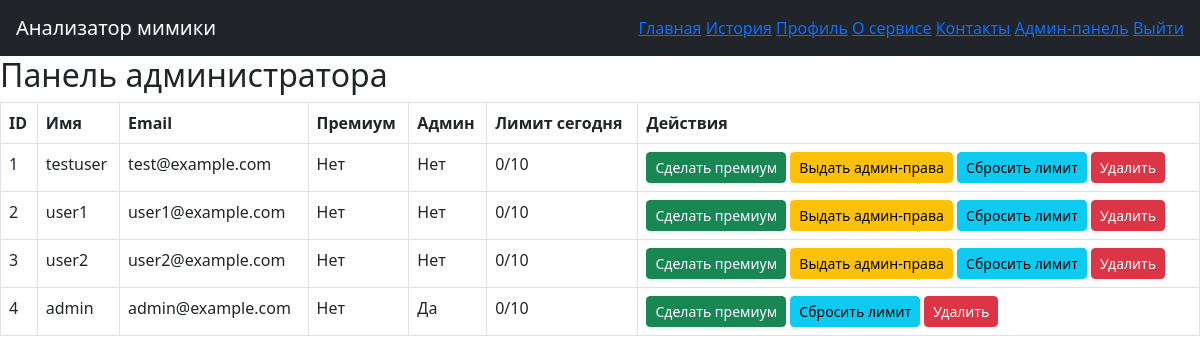
The app's page /admin (signed in) with its own data.
### models_user.py (models this page shows, shortened)
class User(UserMixin, db.Model):
    id = db.Column(db.Integer, primary_key=True)  # Уникальный идентификатор пользователя
    username = db.Column(db.String(64), unique=True, nullable=False)  # Имя пользователя
    email = db.Column(db.String(120), unique=True, nullable=False)  # Email пользователя
    password_hash = db.Column(db.String(128), nullable=False)  # Хэш пароля
    is_premium = db.Column(db.Boolean, default=False)  # Флаг премиум-статуса
    is_admin = db.Column(db.Boolean, default=False)  # Флаг администратора

### auth_routes.py (the view)
@app.route('/admin')
@admin_required
def admin_panel():
    users = User.query.all()
    from models.analysis import AnalysisHistory
    today = date.today()
    user_limits = {}
    for u in users:
        if u.is_premium:
            user_limits[u.id] = "∞"
        else:
            used = AnalysisHistory.query.filter(
                AnalysisHistory.user_id == u.id,
                AnalysisHistory.timestamp >= datetime.combine(today, datetime.min.time())
            ).count()
            user_limits[u.id] = f"{used}/10"
    return render_template('admin.html', users=users, user_limits=user_limits)

### auth_routes.py (called while the page is built)
def admin_required(f):
    @wraps(f)
    def decorated_function(*args, **kwargs):
        if not current_user.is_authenticated or not current_user.is_admin:
            abort(403)
        return f(*args, **kwargs)
    return decorated_function

### config_and_auth.py (called while the page is built)
@login_manager.user_loader
def load_user(user_id):
    return User.query.get(int(user_id))

### run.py (called while the page is built)
@app.before_request
def load_logged_in_user():
    user_id = session.get('user_id')
    if user_id:
        g.user = User.query.get(user_id)
    else:
        g.user = None

### templates/admin.html (shortened to what this page needs)
{% extends "base.html" %}
{% block content %}
<h2>Панель администратора</h2>
<table class="table table-bordered">
  <tr>
    <th>ID</th><th>Имя</th><th>Email</th><th>Премиум</th><th>Админ</th><th>Лимит сегодня</th><th>Действия</th>
  </tr>
  {% for u in users %}
  <tr>
    <td>{{ u.id }}</td>
    <td>{{ u.username }}</td>
    <td>{{ u.email }}</td>
    <td>{{ 'Да' if u.is_premium else 'Нет' }}</td>
    <td>{{ 'Да' if u.is_admin else 'Нет' }}</td>
    <td>{{ user_limits[u.id] }}</td>
    <td>
      {% if not u.is_premium %}
        <form action="{{ url_for('admin_make_premium', user_id=u.id) }}" method="post" style="display:inline;">
          <button class="btn btn-sm btn-success" type="submit">Сделать премиум</button>
        </form>
      {% else %}
        <form action="{{ url_for('admin_remove_premium', user_id=u.id) }}" method="post" style="display:inline;">
          <button class="btn btn-sm btn-outline-secondary" type="submit">Снять премиум</button>
        </form>
      {% endif %}
      {% if not u.is_admin %}
        <form action="{{ url_for('admin_make_admin', user_id=u.id) }}" method="post" style="display:inline;">
          <button class="btn btn-sm btn-warning" type="submit">Выдать админ-права</button>
        </form>
      {% elif current_user.id != u.id %}
        <form action="{{ url_for('admin_remove_admin', user_id=u.id) }}" method="post" style="display:inline;">
          <button class="btn btn-sm btn-outline-secondary" type="submit">Снять админ-права</button>
        </form>
      {% endif %}
      <form action="{{ url_for('admin_reset_limit', user_id=u.id) }}" method="post" style="display:inline;">
        <button class="btn btn-sm btn-info" type="submit">Сбросить лимит</button>
      </form>
      <form action="{{ url_for('admin_delete_user', user_id=u.id) }}" method="post" style="display:inline;" onsubmit="return confirm('Удалить пользователя?');">
        <button class="btn btn-sm btn-danger" type="submit">Удалить</button>
      </form>
    </td>
  </tr>
  {% endfor %}
</table>
{% endblock %}

### templates/base.html (shortened to what this page needs)
<!DOCTYPE html>
<html lang="ru">
<head>
  <link href="https://cdn.jsdelivr.net/npm/bootstrap@5.3.0/dist/css/bootstrap.min.css" rel="stylesheet">
</head>
<body>
<nav class="navbar navbar-expand-lg navbar-dark bg-dark px-3">
  <a class="navbar-brand" href="/">Анализатор мимики</a>
  <div class="ms-auto">
    <nav>
      <a href="{{ url_for('index') }}">Главная</a>
      <a href="{{ url_for('history') }}">История</a>
      <a href="{{ url_for('profile') }}">Профиль</a>
      <a href="{{ url_for('about') }}">О сервисе</a>
      <a href="{{ url_for('contacts') }}">Контакты</a>
      {% if current_user.is_authenticated and current_user.is_admin %}
        <a href="{{ url_for('admin_panel') }}">Админ-панель</a>
      {% endif %}
      {% if current_user.is_authenticated %}
        <a href="{{ url_for('logout') }}">Выйти</a>
      {% else %}
        <a href="{{ url_for('login') }}">Войти</a>
        <a href="{{ url_for('register') }}">Регистрация</a>
      {% endif %}
    </nav>
  </div>
</nav>
{% block content %}{% endblock %}
</body>
</html>

### records on screen
User: id "1", username "testuser", email "test@example.com", is_premium "Нет", is_admin "Нет", user_limits "0/10"
User: id "2", username "user1", email "user1@example.com", is_premium "Нет", is_admin "Нет", user_limits "0/10"
User: id "3", username "user2", email "user2@example.com", is_premium "Нет", is_admin "Нет", user_limits "0/10"
User: id "4", username "admin", email "admin@example.com", is_premium "Нет", is_admin "Да", user_limits "0/10"
